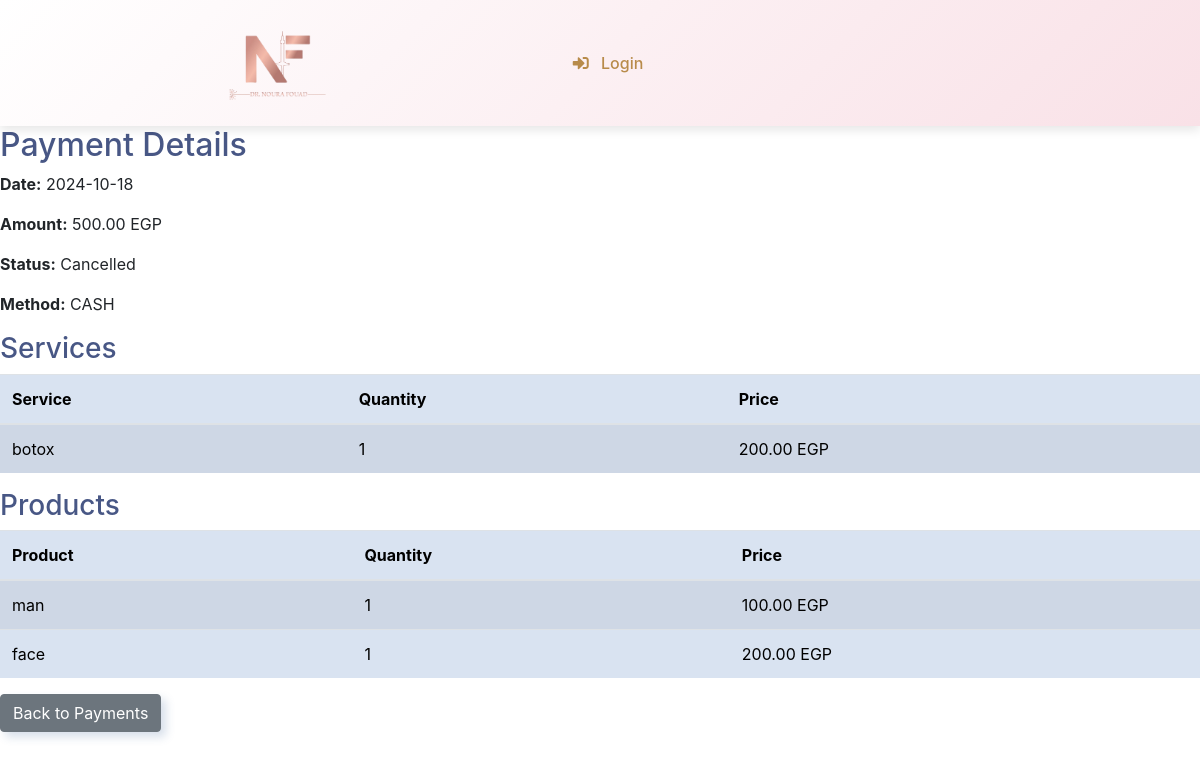
The app's page /payments/70/view/ with its own data.
### webapp/models.py (models this page shows, shortened)
class Payment(models.Model):
    STATUS_CHOICES = [
        ('Paid', 'Paid'),
        ('Pending', 'Pending'),
        ('Cancelled', 'Cancelled'),
    ]
    METHOD_CHOICES = [
        ('INSTAPAY', 'INSTAPAY'),
        ('CASH', 'CASH'),
        ('CREDIT CARD', 'CREDIT CARD'),
        ( 'E_WALLET', 'E_WALLET'),
    ]
    BRANCH_CHOICES = [
        ('EL_Mohandsen', 'EL_Mohandsen'),
        ('5th_sattelment', '5th_sattelment'),
        ('Naser_city', 'Naser_city'),
    ]
    patient = models.CharField(max_length=20)
    Branch=models.CharField(max_length=50,choices=BRANCH_CHOICES,default='Branch' )
    created_at = models.DateTimeField(auto_now_add=True)
    status = models.CharField(max_length=20, choices=STATUS_CHOICES, default='Pending')
    method = models.CharField(max_length=100, choices=METHOD_CHOICES, default='CASH')
    def get_total_service(self):
        return sum([ps.price_at_time_of_payment * ps.quantity for ps in self.paymentservice_set.all()])
    def get_total_products(self):
        return sum([pi.price_at_time_of_payment * pi.quantity for pi in self.paymentinventory_set.all()])
    def get_total_amount(self):
        return self.get_total_service() + self.get_total_products()

class PaymentService(models.Model):
    payment = models.ForeignKey(Payment, on_delete=models.CASCADE)
    service = models.ForeignKey(Service, on_delete=models.CASCADE)
    quantity = models.PositiveIntegerField(default=1)
    price_at_time_of_payment = models.DecimalField(max_digits=10, decimal_places=2, default=0)  # السعر وقت الدفع

class PaymentInventory(models.Model):
    payment = models.ForeignKey(Payment, on_delete=models.CASCADE)
    inventory = models.ForeignKey(Inventory, on_delete=models.CASCADE)
    quantity = models.PositiveIntegerField(default=1)
    price_at_time_of_payment = models.DecimalField(max_digits=10, decimal_places=2, default=0)   # السعر وقت الفاتورة

class Service(models.Model):
    name = models.CharField(max_length=100)
    price = models.DecimalField(max_digits=10, decimal_places=2)  # سعر الخدمة

class Inventory(models.Model):
    item_name = models.CharField(max_length=300)
    item_quantity = models.IntegerField()  # الكمية الموجودة في المخزن
    item_price = models.DecimalField(max_digits=10, decimal_places=2)  # سعر البيع
    item_cost = models.DecimalField(max_digits=10, decimal_places=2)  # تكلفة المنتج
    company_source = models.ForeignKey(Companies, on_delete=models.CASCADE, related_name='inventory_items')
    created_at = models.DateTimeField(auto_now_add=True)

### webapp/views.py (the view)
# urls.py: path('payments/<int:payment_id>/view/', views.payment_detail, name='view_payment'),
def payment_detail(request, payment_id):
    payment = get_object_or_404(Payment, id=payment_id)
    services = payment.paymentservice_set.all()
    inventories = payment.paymentinventory_set.all()
    return render(request, 'web/view_bill.html', {
        'payment': payment,
        'services': services,
        'inventories': inventories,
    })

### templates/web/view_bill.html
{% extends 'base.html' %}
{% load crispy_forms_tags %}
{% block content %}
  <h2>Payment Details</h2>
  <div class="payment-details">
    <p><strong>Date:</strong> {{ payment.created_at|date:"Y-m-d" }}</p>
    <p><strong>Amount:</strong> {{ payment.get_total_amount }} EGP</p>
    <p><strong>Status:</strong> {{ payment.status }}</p>
    <p><strong>Method:</strong> {{ payment.method }}</p>
  </div>
  <h3>Services</h3>
  <table class="table table-striped">
    <thead>
      <tr>
        <th>Service</th>
        <th>Quantity</th>
        <th>Price</th>
      </tr>
    </thead>
    <tbody>
      {% for service in services %}
      <tr>
        <td>{{ service.service.name }}</td>
        <td>{{ service.quantity }}</td>
        <td>{{ service.price_at_time_of_payment }} EGP</td>
      </tr>
      {% empty %}
      <tr>
        <td colspan="3">No services found.</td>
      </tr>
      {% endfor %}
    </tbody>
  </table>
  <h3>Products</h3>
  <table class="table table-striped">
    <thead>
      <tr>
        <th>Product</th>
        <th>Quantity</th>
        <th>Price</th>
      </tr>
    </thead>
    <tbody>
      {% for inventory in inventories %}
      <tr>
        <td>{{ inventory.inventory.item_name }}</td>
        <td>{{ inventory.quantity }}</td>
        <td>{{ inventory.price_at_time_of_payment }} EGP</td>
      </tr>
      {% empty %}
      <tr>
        <td colspan="3">No products found.</td>
      </tr>
      {% endfor %}
    </tbody>
  </table>
  <a href="{% url 'payment_list' %}" class="btn btn-secondary">Back to Payments</a>
{% endblock %}

### records on screen
Payment: created_at "2024-10-18", get_total_amount "500.00", status "Cancelled", method "CASH"
PaymentService: service.name "botox", quantity "1", price_at_time_of_payment "200.00"
PaymentInventory: inventory.item_name "man", quantity "1", price_at_time_of_payment "100.00"
PaymentInventory: inventory.item_name "face", quantity "1", price_at_time_of_payment "200.00"
